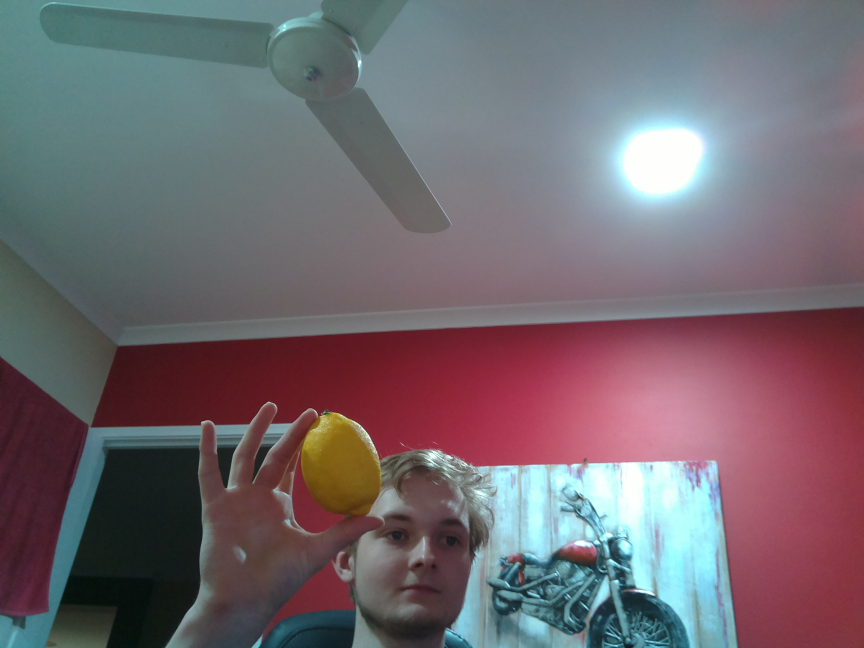
#> input picture rpi_backups/backup_28092022/pi/Documents/ExampleScripts/calip.jpg, 2592 x 1944 px, given in place of the camera (shown at 1/3 size)
$ python Nav.py
#> lines starting #> are read from the running program, lines starting #| are printed output that depends on the picture; after the words box and inside, x2 and y2 are one past the last pixel; in counts of white or black regions, pixels touching at a corner belong together
import cv2 as cv
import numpy as np
import RPi.GPIO as GPIO
import time

#SetMode
GPIO.setmode(GPIO.BCM)

#Left Motor Setup
PWM1,IN1,IN2 = 100,14,15
GPIO.setup(IN1,GPIO.OUT) #Forwards
GPIO.setup(IN2,GPIO.OUT) #Reverse
PWMA = GPIO.PWM(IN1,PWM1)
PWMAR = GPIO.PWM(IN2,PWM1)
PWMA.start(0)
PWMAR.start(0)

#Right Motor Setup
PWM2,IN3,IN4 = 100,17,18
GPIO.setup(IN4,GPIO.OUT) #Forwards
GPIO.setup(IN3,GPIO.OUT) #Reverse
PWMB = GPIO.PWM(IN4,PWM2)
PWMBR = GPIO.PWM(IN3,PWM2)
PWMB.start(0)
PWMBR.start(0)

#servo setup
GPIO.setup(4, GPIO.OUT)
servo = GPIO.PWM(4,50)
servo.start(0)

#setup hsv sample
lower_g = np.array([0,139,97])
upper_g = np.array([25,219,247])

#setup hsv lander
lower_l = np.array([17,139,97])
upper_l = np.array([46,219,247])

video = cv.VideoCapture(0)

while True:
    success, img = video.read()
#> img is the input picture: shape (1944, 2592, 3); mean B, G, R 110.6, 104.6, 113.7
    image = cv.cvtColor(img, cv.COLOR_BGR2HSV)
#> image: shape (1944, 2592, 3); mean H, S, V 118.6, 75.3, 128.7
    search = True
    if search == True:
        mask = cv.inRange(image, lower_g, upper_g)
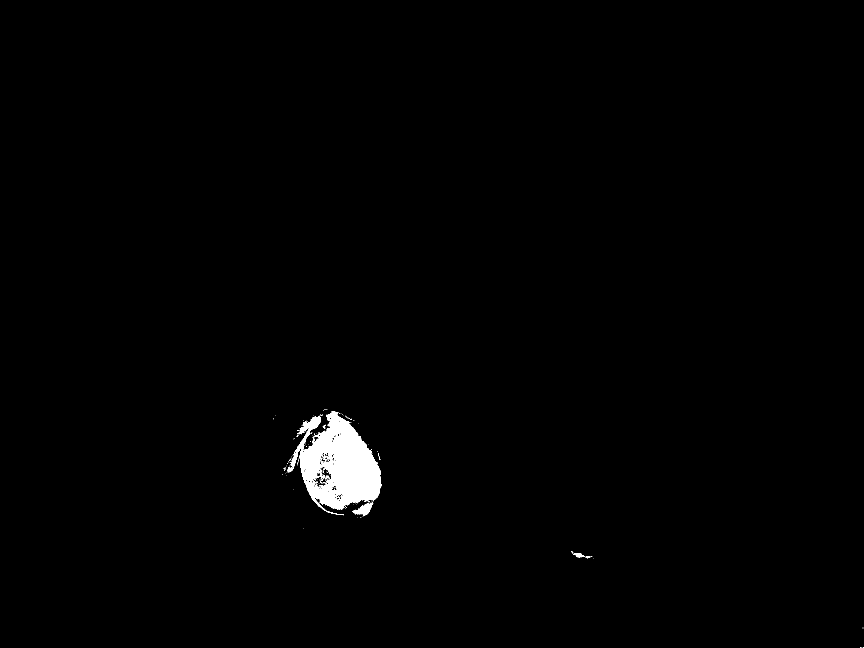
#> mask: shape (1944, 2592) (shown at 1/3 size); 0.91% white; 181 white regions (171 under 20 px)
    else:
        mask = cv.inRange(image, lower_l, upper_l)

    contours, heirachy = cv.findContours(mask, cv.RETR_EXTERNAL, cv.CHAIN_APPROX_SIMPLE)
#> contours = 115 contours, 110 with area under 20; largest, box (x1, y1, x2, y2) and area: (862, 1234, 1145, 1546) 48400, (1057, 1506, 1120, 1549) 1043, (1719, 1659, 1754, 1672) 202, (1756, 1668, 1771, 1675) 36, (968, 1275, 978, 1286) 22

    if len(contours) != 0:
        for contour in contours:
            if cv.contourArea(contour) > 700:
                # find bounds
                x, y, w, h = cv.boundingRect(contour)
                x_pos = (x+x+w)//2
                y_pos = (y+y+h)//2
                cv.rectangle(img, (x,y), (x + w, y + h), (0, 0, 255), 3)
                cv.circle(img, (x_pos,y_pos) ,10,(0,255,0), 3)
                setspeed = 100

                #max 600 min 0
                if x_pos > 300:
                    setspeed = int(100*((x_pos-300)/300))
                    print(setspeed)
                else:
                    setspeed = int(100/((x_pos+300)/300))
                    print(setspeed)

                print("x: " + str(x_pos))
#> this loop made 115 passes
#> (x, y, w, h, x_pos, y_pos, setspeed) on passes 28, 111: (1057, 1506, 63, 43, 1088, 1527, 262), (862, 1234, 283, 312, 1003, 1390, 234)
#> contour on passes 1, 2, 3, 4, 9, 10: [[2589, 1942], [2588, 1943], [2591, 1943], [2591, 1942]], [[2581, 1942], [2582, 1943], [2583, 1943], [2583, 1942]], [[2588, 1883], [2588, 1884], [2589, 1884], [2589, 1883]], [[1779, 1674]], [[909, 1584]], [[1072, 1553]]
#| 262
#| x: 1088
#| 234
#| x: 1003

    cv.imshow("webcam", img)
    #cv.imshow("mask", mask)

    cv.waitKey(1)

$ run again, on rpi_backups/backup_28092022/pi/Documents/ExampleScripts/800-image1.png
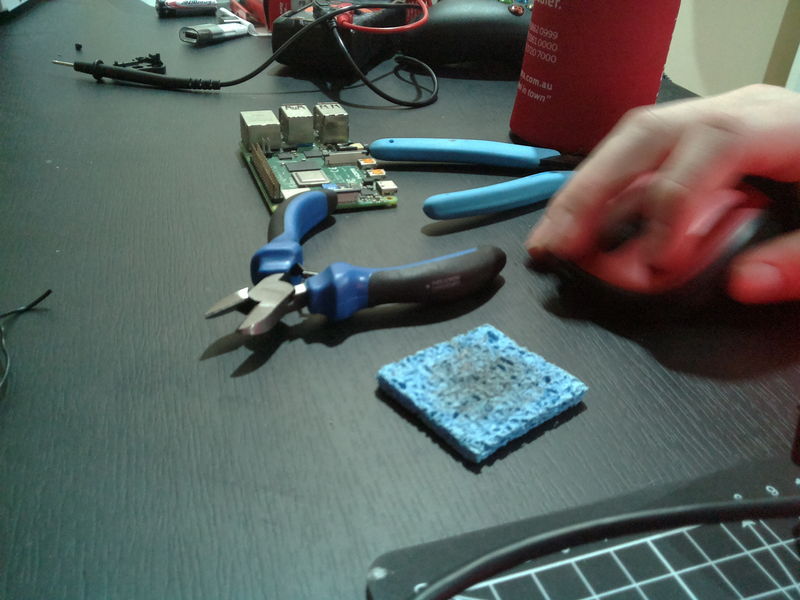
#> input picture rpi_backups/backup_28092022/pi/Documents/ExampleScripts/800-image1.png, 800 x 600 px, given in place of the camera
#> img is the input picture: shape (600, 800, 3); mean B, G, R 94.2, 98, 88.8
#> image: shape (600, 800, 3); mean H, S, V 72.7, 68.8, 107.4
#> `mask = cv.inRange(image, lower_g, upper_g)`:
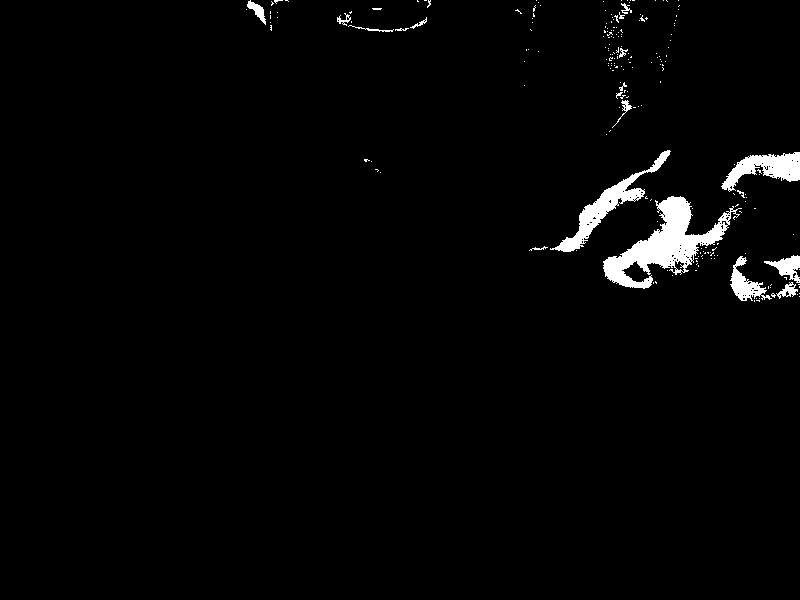
#> mask: shape (600, 800); 2.2% white; 213 white regions (194 under 20 px)
#> contours = 213 contours, 200 with area under 20; largest, box (x1, y1, x2, y2) and area: (603, 196, 742, 289) 4134, (550, 150, 671, 252) 1818, (721, 152, 800, 192) 1406, (730, 256, 772, 301) 636, (764, 255, 800, 283) 409
#> the loop `for contour in contours:` made 213 passes
#> (x, y, w, h, x_pos, y_pos, setspeed) on passes 57, 69, 70: (603, 196, 139, 93, 672, 242, 124), (721, 152, 79, 40, 760, 172, 153), (550, 150, 121, 102, 610, 201, 103)
#> (printed output is left out)
#> after the loop `for contour in contours:`:
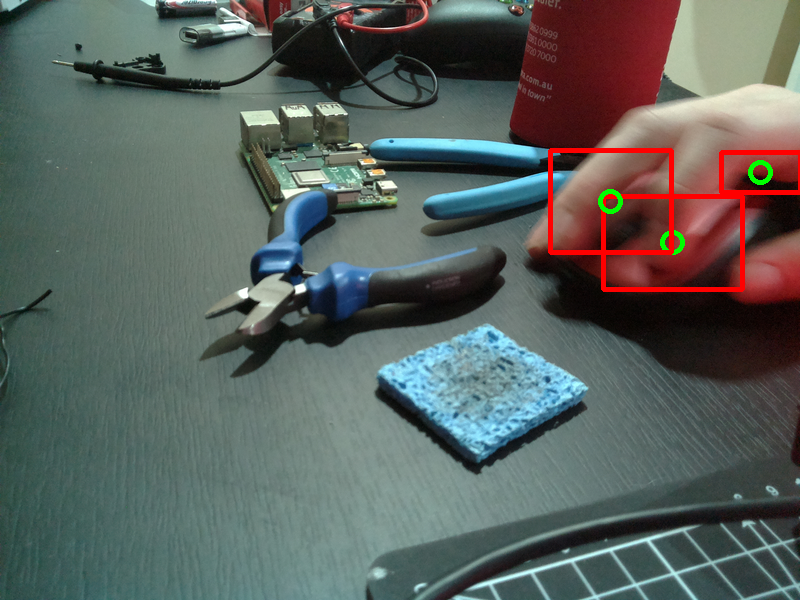
#> img: shape (600, 800, 3); 1.31% of pixels changed, all inside (x1, y1, x2, y2) = (548, 148, 800, 292)

$ run again, on rpi_backups/backup_28092022/pi/Documents/ExampleScripts/lego.png
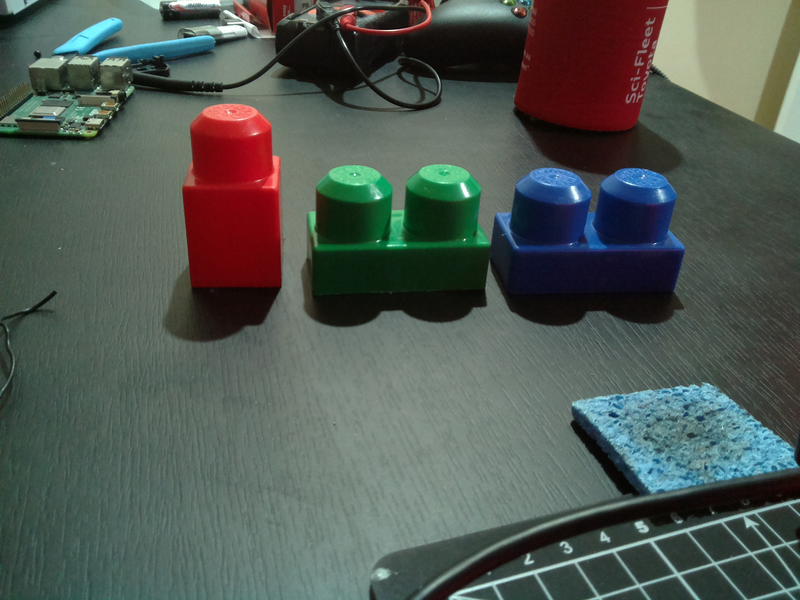
#> input picture rpi_backups/backup_28092022/pi/Documents/ExampleScripts/lego.png, 800 x 600 px, given in place of the camera
#> img is the input picture: shape (600, 800, 3); mean B, G, R 83.3, 89.4, 80.8
#> image: shape (600, 800, 3); mean H, S, V 71, 72.8, 98.4
#> `mask = cv.inRange(image, lower_g, upper_g)`:
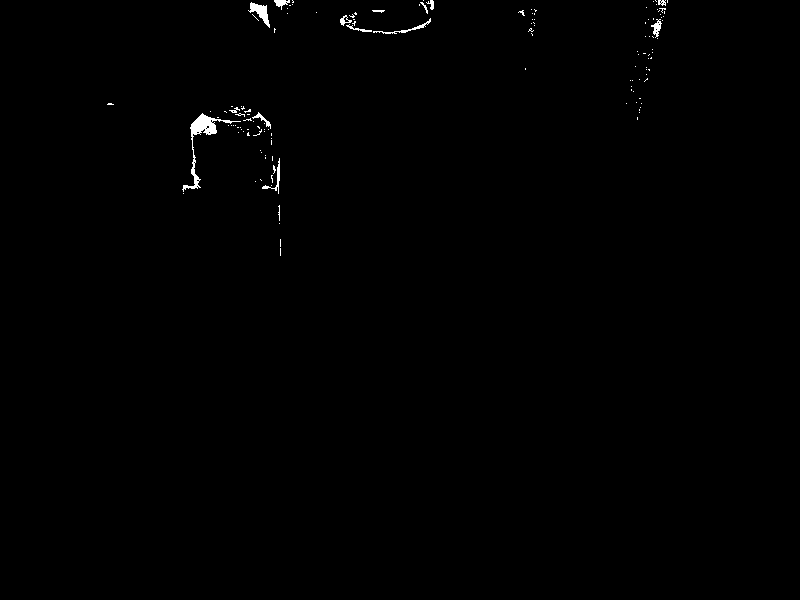
#> mask: shape (600, 800); 0.41% white; 136 white regions (122 under 20 px)
#> contours = 136 contours, 125 with area under 20; largest, box (x1, y1, x2, y2) and area: (182, 113, 241, 192) 499, (248, 2, 270, 28) 188, (651, 19, 662, 38) 72, (373, 18, 431, 34) 67, (262, 158, 280, 194) 58
#> the loop `for contour in contours:` made 136 passes
#> contour on passes 1, 2, 3, 5, 6, 7, 8, 12: [[280, 248], [280, 255]], [[280, 239], [280, 246]], [[279, 223]], [[183, 193]], [[271, 185]], [[255, 181]], [[260, 179], [261, 180]], [[265, 157], [265, 158]]
